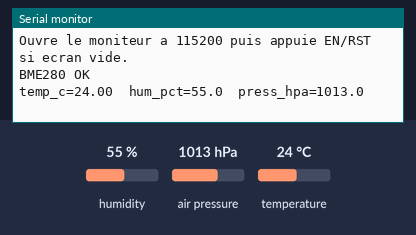
A sketch run on a simulated ESP32. Parts: the last lines printed to the serial monitor. The test bench sets the inputs (shaded band); at power-on: humidity 55 %, air pressure 1013 hPa, temperature 24 °C.

Above: at 3.2 s.
3.3 s: humidity set to 22 %
At 5.1 s:
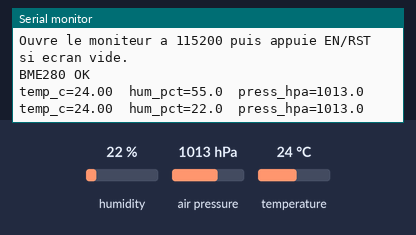
6.0 s: air pressure set to 952 hPa
At 6.7 s:
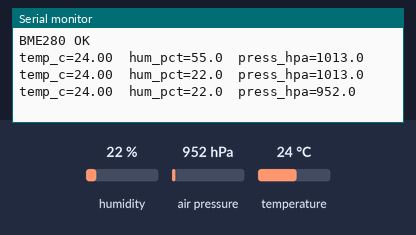
8.7 s: temperature set to 12 °C
At 11.2 s:
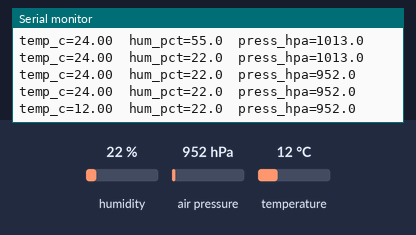

The sketch:

esp-a-bme-serial.ino
```cpp
/*
  ESP-A — lecture BME280 (série USB)
  Broches lab : Rouge 3V3 · Noir GND · Bleu GPIO21 SDA · Jaune GPIO22 SCL
  Adresse I2C : 0x76 (Pimoroni) puis 0x77 si besoin.
*/

#include <Wire.h>
#include <Adafruit_Sensor.h>
#include <Adafruit_BME280.h>

#define I2C_SDA 21
#define I2C_SCL 22

Adafruit_BME280 bme;

void setup() {
  Serial.begin(115200);
  delay(2000);
  Serial.println("Ouvre le moniteur a 115200 puis appuie EN/RST si ecran vide.");
  Wire.begin(I2C_SDA, I2C_SCL);

  bool ok = bme.begin(0x76, &Wire);
  if (!ok) {
    ok = bme.begin(0x77, &Wire);
  }
  if (!ok) {
    Serial.println("BME280 introuvable. Verifier clips D21/D22/3V3/GND.");
    while (true) {
      delay(1000);
    }
  }
  Serial.println("BME280 OK");
}

void loop() {
  Serial.print("temp_c=");
  Serial.print(bme.readTemperature(), 2);
  Serial.print("  hum_pct=");
  Serial.print(bme.readHumidity(), 1);
  Serial.print("  press_hpa=");
  Serial.println(bme.readPressure() / 100.0F, 1);
  delay(2000);
}
```

Measured:
- after the input at 3.3 s, the serial monitor: prints a new line after 0.71 s (image 1)
- after the input at 6.0 s, the serial monitor: prints a new line at once (image 2)
- after the input at 8.7 s, the serial monitor: prints a new line after 1.3 s (image 3)
